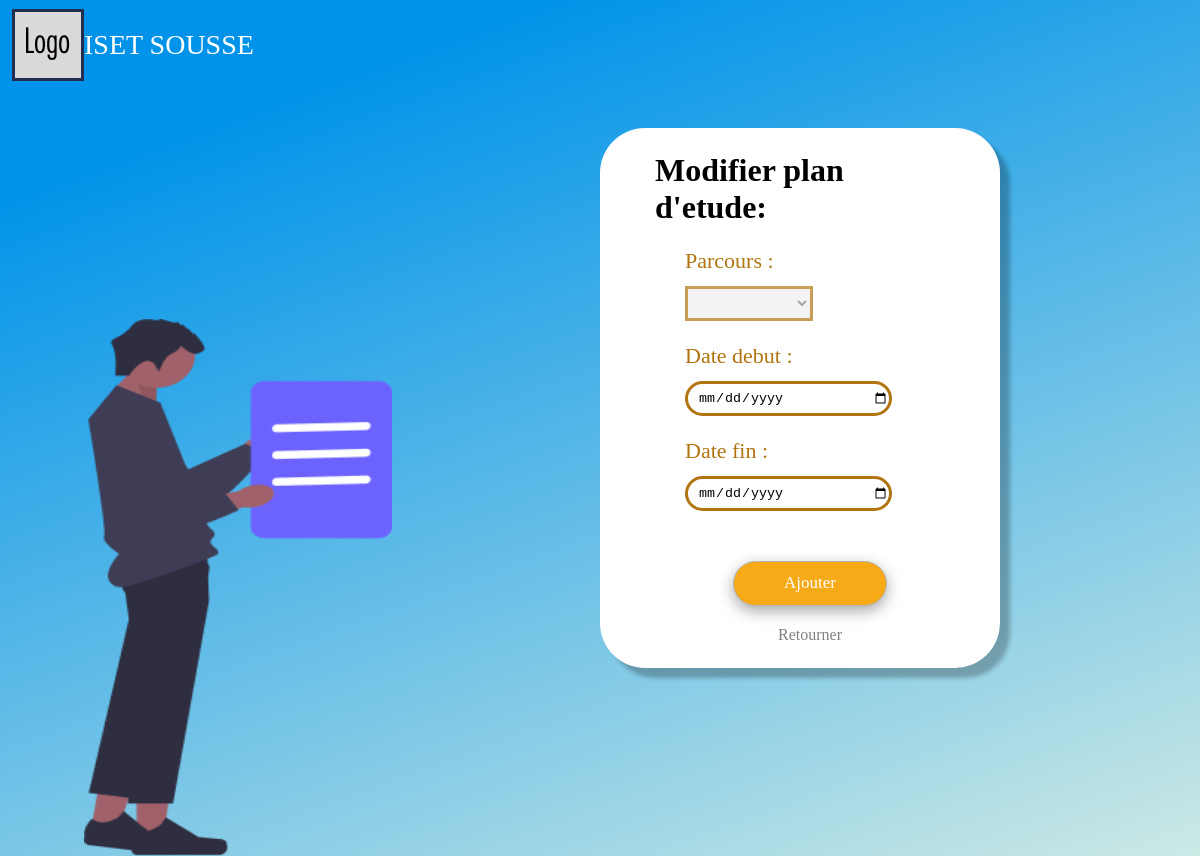
Page /Pages/Gestion/PlanEtude/modifier.php?id=1 (signed in) on the earlier database version.
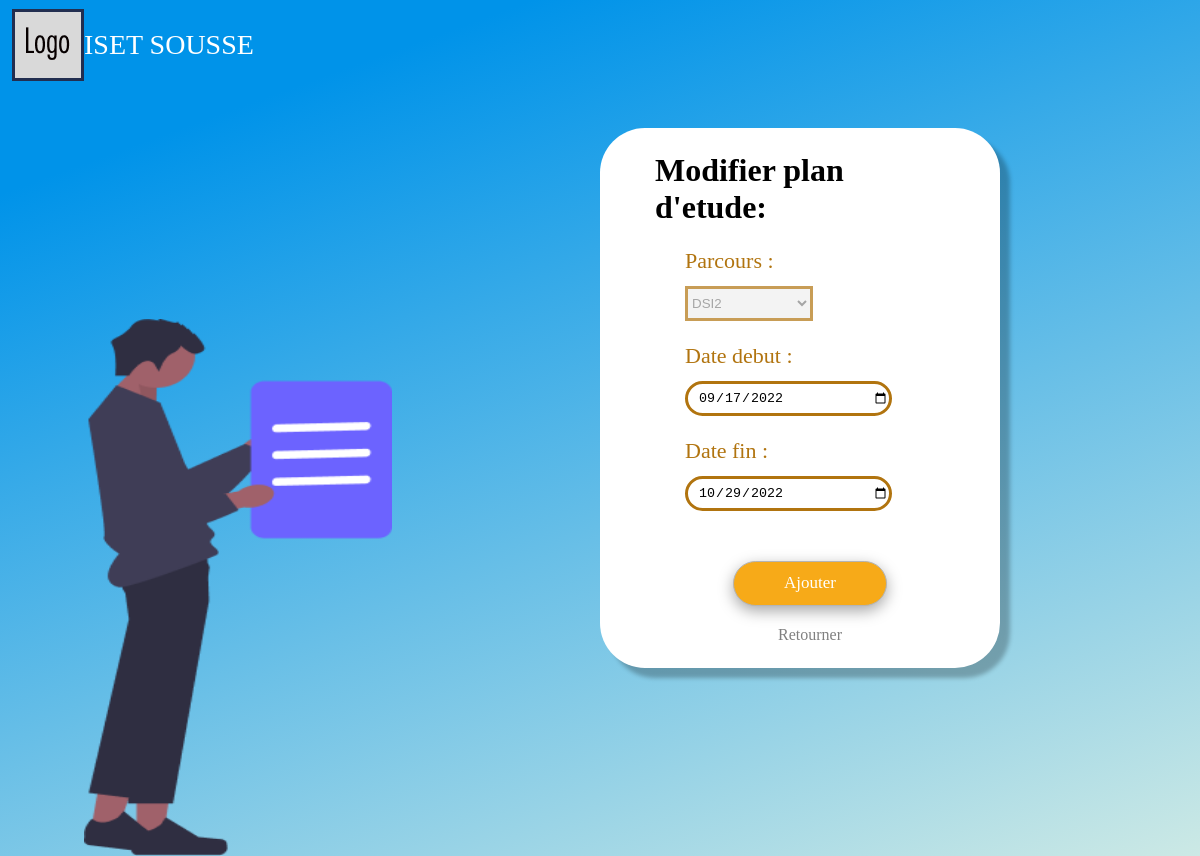
Same page on the later database version.
### tables this page shows
CREATE TABLE `planetude` (
  `id` int(11) NOT NULL,
  `parcoursID` int(11) DEFAULT NULL,
  `dateDebut` date NOT NULL DEFAULT current_timestamp(),
  `dateFin` date NOT NULL
);

CREATE TABLE `parcours` (
  `id` int(11) NOT NULL,
  `nom` varchar(20) NOT NULL,
  `filiere` varchar(100) NOT NULL,
  `departmentID` int(11) NOT NULL
);

### Classes/Database/mySQL.php (called while the page is built, shortened)
<?php
    class mySql {
        private $_cnx;
        function __construct() {
            try {
                $this->_cnx = new PDO("mysql:host=".self::_serveur.";dbname=".self::_dbb, self::_login, self::_mdp);
            } catch (PDOException $e) {
                echo '<br/>Echec lors de la connexion: '.$e->getMessage();
            }
        }
        public function request($query, $array, $return = false) {
            $prep = $this->_cnx->prepare($query);
            $result = $prep->execute($array);
            if ($return === false) {
                return true;
            } else if ($return == 0) {
                return $prep->rowCount() > 0;
            } else if ($return == 1) {
                return $prep->rowCount() > 0? $prep->fetch() : array();
            } else if ($return == 2) {
                return $prep->rowCount() > 0? $prep->fetchAll() : array();
            } else if ($return == 3) {
                return $this->_cnx->lastInsertId();
            }
        }
    }
?>

### Classes/Database/PlanEtudeDB.php (called while the page is built, shortened)
<?php
    require_once("MySql.php");
    class PlanEtudeDB extends MySql {
        public function get($id) {
            return $this->request(
                "SELECT pl.id as id, parcoursID, pr.nom as 'parcoursNom', dateDebut, dateFin FROM planetude pl
                JOIN parcours pr ON (pr.id = pl.parcoursID)
                WHERE pl.id = :id",
                array(
                    ":id" => $id
                ),
                1
            );
        }
    }

### Pages/Gestion/PlanEtude/modifier.php (the view, shortened to what this page needs)
     <!DOCTYPE html>
<html lang="en">
<head>
    <link rel="stylesheet" href="/Assets/css/secondary_form.css">
    <link rel="stylesheet" href="/Assets/css/general.css">
</head>
<body>
    <?php
        if (isset($_GET["id"])) {
            require_once(ROOT."/Classes/Database/PlanEtudeDB.php");
            $planEtudeDB = new PlanEtudeDB();
            $old_plan_id = $_GET["id"];
            $old_plan =  $planEtudeDB->get($old_plan_id);
        } else {
            header("location: index.php");
        }
    ?>
    <div>
        <img src="/Assets/imgs/LOGO.png" alt="LOGO" id="logo">
        <h1 id="nom_uni"> <?= NOM_SITE ?> </h1>
    </div>
    <div id="container" style = "top: 15%;">
        <form action="" method="post" id="f_first">
            <div>
                <h1 class = "inscr_form_title"> Modifier plan d'etude: </h1>
                <label for="parcours" class="lab_form"> Parcours :</label>
                <select id="parcours" class="drop_form" name="parcours" disabled>
                    <?php
                        echo "<option>".$old_plan["parcoursNom"]."</option>";
                    ?>
                </select>
                <label for="dateDebut" class="lab_form"> Date debut :</label>
                <input type="date" name="dateDebut" id="lab_in_date"  value = "<?= $old_plan["dateDebut"] ?>" required>
                <label for="dateFin" class="lab_form"> Date fin :</label>
                <input type="date" name="dateFin" id="lab_in_date" value = "<?= $old_plan["dateFin"] ?>" required>
                <br>
                <div class = "form_btns">
                    <input type="submit" value="Ajouter" id="Confirmer" name="confirm_btn" onclick="return confirm('Confirmer?');">
                    <span> <a href = "index.php" class = "go_back"> Retourner </a>
                </div>
            </div>
          </form>
      </div>
      <img src="/Assets/imgs/person_form.png" alt="person" id="form_img">
  </body>
  </html>

Differences in the rows shown:
changed planetude: parcours (not shown) → "DSI2"; dateDebut (not shown) → "09/17/2022"; dateFin (not shown) → "10/29/2022"
